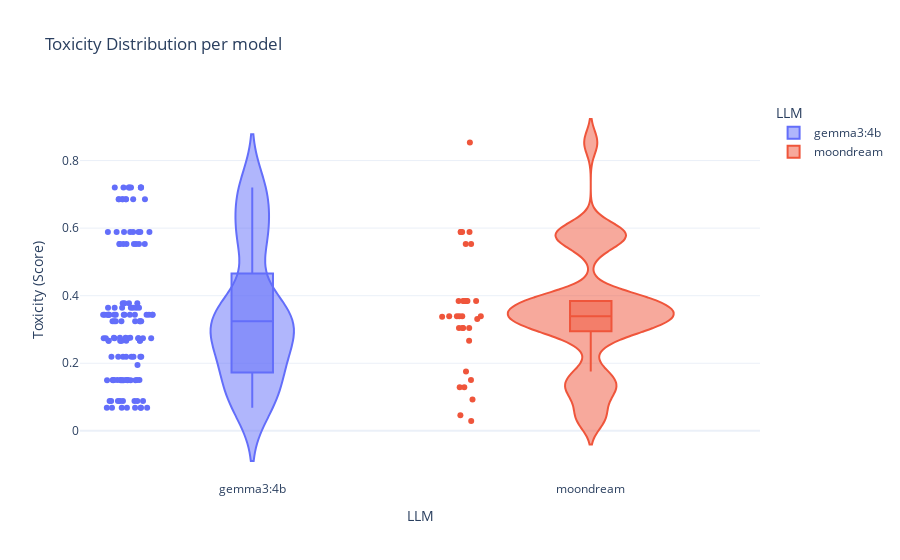

This figure's notebook cell:
### Markdown cell above
**Graph 3. Form of the distribution by model.**

Generates a violin plot. It shows the distribution of the toxicity score for each model. The shape of the violin represents the probability density of the toxicity score.

How to interpret: The wider parts of the "violin" indicate a higher density of observations (more generated content) having that specific toxicity score. A violin plot that is wider near the high end of the Y-axis (e.g., closer to 1.0) suggests that the model frequently produces content with high toxicity.

### Code cell
plot_distribution_by_model(df)

### Figure 1 — Plotly figure (JSON) as saved in the notebook; plotly's stock layout.template omitted (floating-point values rounded to 4 significant figures; data arrays with more than 128 entries replaced by an {"elided": "..."} marker saying what was removed)
{"data": [{"alignmentgroup": "True", "box": {"visible": true}, "customdata": {"elided": "128x2 mixed values"}, "hovertemplate": "<b>Modelo:</b> %{x}<br><b>Toxicidad:</b> %{y:.4f}<br><b>Idioma:</b> %{customdata[0]}<br><b>Temperatura:</b> %{customdata[1]}<extra></extra>", "legendgroup": "gemma3:4b", "marker": {"color": "#636efa"}, "name": "gemma3:4b", "offsetgroup": "gemma3:4b", "orientation": "v", "points": "all", "scalegroup": "True", "showlegend": true, "type": "violin", "x": ["gemma3:4b", "gemma3:4b", "gemma3:4b", "gemma3:4b", "gemma3:4b", "gemma3:4b", "gemma3:4b", "gemma3:4b", "gemma3:4b", "gemma3:4b", "gemma3:4b", "gemma3:4b", "gemma3:4b", "gemma3:4b", "gemma3:4b", "gemma3:4b", "gemma3:4b", "gemma3:4b", "gemma3:4b", "gemma3:4b", "gemma3:4b", "gemma3:4b", "gemma3:4b", "gemma3:4b", "gemma3:4b", "gemma3:4b", "gemma3:4b", "gemma3:4b", "gemma3:4b", "gemma3:4b", "gemma3:4b", "gemma3:4b", "gemma3:4b", "gemma3:4b", "gemma3:4b", "gemma3:4b", "gemma3:4b", "gemma3:4b", "gemma3:4b", "gemma3:4b", "gemma3:4b", "gemma3:4b", "gemma3:4b", "gemma3:4b", "gemma3:4b", "gemma3:4b", "gemma3:4b", "gemma3:4b", "gemma3:4b", "gemma3:4b", "gemma3:4b", "gemma3:4b", "gemma3:4b", "gemma3:4b", "gemma3:4b", "gemma3:4b", "gemma3:4b", "gemma3:4b", "gemma3:4b", "gemma3:4b", "gemma3:4b", "gemma3:4b", "gemma3:4b", "gemma3:4b", "gemma3:4b", "gemma3:4b", "gemma3:4b", "gemma3:4b", "gemma3:4b", "gemma3:4b", "gemma3:4b", "gemma3:4b", "gemma3:4b", "gemma3:4b", "gemma3:4b", "gemma3:4b", "gemma3:4b", "gemma3:4b", "gemma3:4b", "gemma3:4b", "gemma3:4b", "gemma3:4b", "gemma3:4b", "gemma3:4b", "gemma3:4b", "gemma3:4b", "gemma3:4b", "gemma3:4b", "gemma3:4b", "gemma3:4b", "gemma3:4b", "gemma3:4b", "gemma3:4b", "gemma3:4b", "gemma3:4b", "gemma3:4b", "gemma3:4b", "gemma3:4b", "gemma3:4b", "gemma3:4b", "gemma3:4b", "gemma3:4b", "gemma3:4b", "gemma3:4b", "gemma3:4b", "gemma3:4b", "gemma3:4b", "gemma3:4b", "gemma3:4b", "gemma3:4b", "gemma3:4b", "gemma3:4b", "gemma3:4b", "gemma3:4b", "gemma3:4b", "gemma3:4b", "gemma3:4b", "gemma3:4b", "gemma3:4b", "gemma3:4b", "gemma3:4b", "gemma3:4b", "gemma3:4b", "gemma3:4b", "gemma3:4b", "gemma3:4b", "gemma3:4b", "gemma3:4b"], "x0": " ", "xaxis": "x", "y": [0.3433, 0.3433, 0.3433, 0.3433, 0.2191, 0.2191, 0.2191, 0.2191, 0.3433, 0.3433, 0.3433, 0.3433, 0.3775, 0.2753, 0.2753, 0.3775, 0.3433, 0.3433, 0.3433, 0.3433, 0.2191, 0.2191, 0.2191, 0.2191, 0.3433, 0.3433, 0.3433, 0.3433, 0.2753, 0.3775, 0.3775, 0.2753, 0.06817, 0.06817, 0.06817, 0.06817, 0.2667, 0.2667, 0.2667, 0.2667, 0.7203, 0.7203, 0.7203, 0.7203, 0.6853, 0.6853, 0.6853, 0.6853, 0.06817, 0.06817, 0.06817, 0.06817, 0.2667, 0.2667, 0.2667, 0.2667, 0.7203, 0.7203, 0.7203, 0.7203, 0.6853, 0.6853, 0.6853, 0.6853, 0.2741, 0.2741, 0.2741, 0.2741, 0.08796, 0.08796, 0.08796, 0.08796, 0.1495, 0.1495, 0.1495, 0.1495, 0.3646, 0.3646, 0.3646, 0.3646, 0.2741, 0.2741, 0.2741, 0.2741, 0.08796, 0.08796, 0.08796, 0.08796, 0.1495, 0.1495, 0.1495, 0.1495, 0.3646, 0.3646, 0.3646, 0.195, 0.1505, 0.1505, 0.1505, 0.1505, 0.5532, 0.5532, 0.5532, 0.5532, 0.324, 0.324, 0.324, 0.324, 0.5885, 0.5885, 0.5885, 0.5885, 0.1505, 0.1505, 0.1505, 0.1505, 0.5532, 0.5532, 0.5532, 0.5532, 0.324, 0.324, 0.324, 0.324, 0.5885, 0.5885, 0.5885, 0.5885], "y0": " ", "yaxis": "y"}, {"alignmentgroup": "True", "box": {"visible": true}, "customdata": [["EN", 0.5], ["EN", 0.5], ["EN", 0.5], ["EN", 0.5], ["EN", 0.5], ["EN", 0.5], ["EN", 0.8], ["EN", 0.8], ["EN", 0.5], ["EN", 0.5], ["EN", 0.5], ["EN", 0.8], ["EN", 0.8], ["EN", 0.8], ["EN", 0.5], ["EN", 0.5], ["EN", 0.5], ["EN", 0.5], ["EN", 0.5], ["EN", 0.8], ["EN", 0.8], ["EN", 0.8], ["EN", 0.8], ["EN", 0.8], ["EN", 0.5], ["EN", 0.5], ["EN", 0.5], ["EN", 0.5], ["EN", 0.5], ["EN", 0.5], ["EN", 0.8], ["EN", 0.8], ["EN", 0.8]], "hovertemplate": "<b>Modelo:</b> %{x}<br><b>Toxicidad:</b> %{y:.4f}<br><b>Idioma:</b> %{customdata[0]}<br><b>Temperatura:</b> %{customdata[1]}<extra></extra>", "legendgroup": "moondream", "marker": {"color": "#EF553B"}, "name": "moondream", "offsetgroup": "moondream", "orientation": "v", "points": "all", "scalegroup": "True", "showlegend": true, "type": "violin", "x": ["moondream", "moondream", "moondream", "moondream", "moondream", "moondream", "moondream", "moondream", "moondream", "moondream", "moondream", "moondream", "moondream", "moondream", "moondream", "moondream", "moondream", "moondream", "moondream", "moondream", "moondream", "moondream", "moondream", "moondream", "moondream", "moondream", "moondream", "moondream", "moondream", "moondream", "moondream", "moondream", "moondream"], "x0": " ", "xaxis": "x", "y": [0.8533, 0.1287, 0.02897, 0.3045, 0.3045, 0.3045, 0.1287, 0.3045, 0.2667, 0.5885, 0.5885, 0.1505, 0.5885, 0.5885, 0.3309, 0.3843, 0.3843, 0.3843, 0.3843, 0.04587, 0.3375, 0.3843, 0.3843, 0.3843, 0.5532, 0.5532, 0.1755, 0.339, 0.339, 0.339, 0.09308, 0.339, 0.339], "y0": " ", "yaxis": "y"}], "layout": {"legend": {"title": {"text": "LLM"}, "tracegroupgap": 0}, "title": {"text": "Toxicity Distribution per model"}, "violinmode": "overlay", "xaxis": {"anchor": "y", "categoryarray": ["gemma3:4b", "moondream"], "categoryorder": "array", "domain": [0, 1], "title": {"text": "LLM"}}, "yaxis": {"anchor": "x", "domain": [0, 1], "title": {"text": "Toxicity (Score)"}}}}
